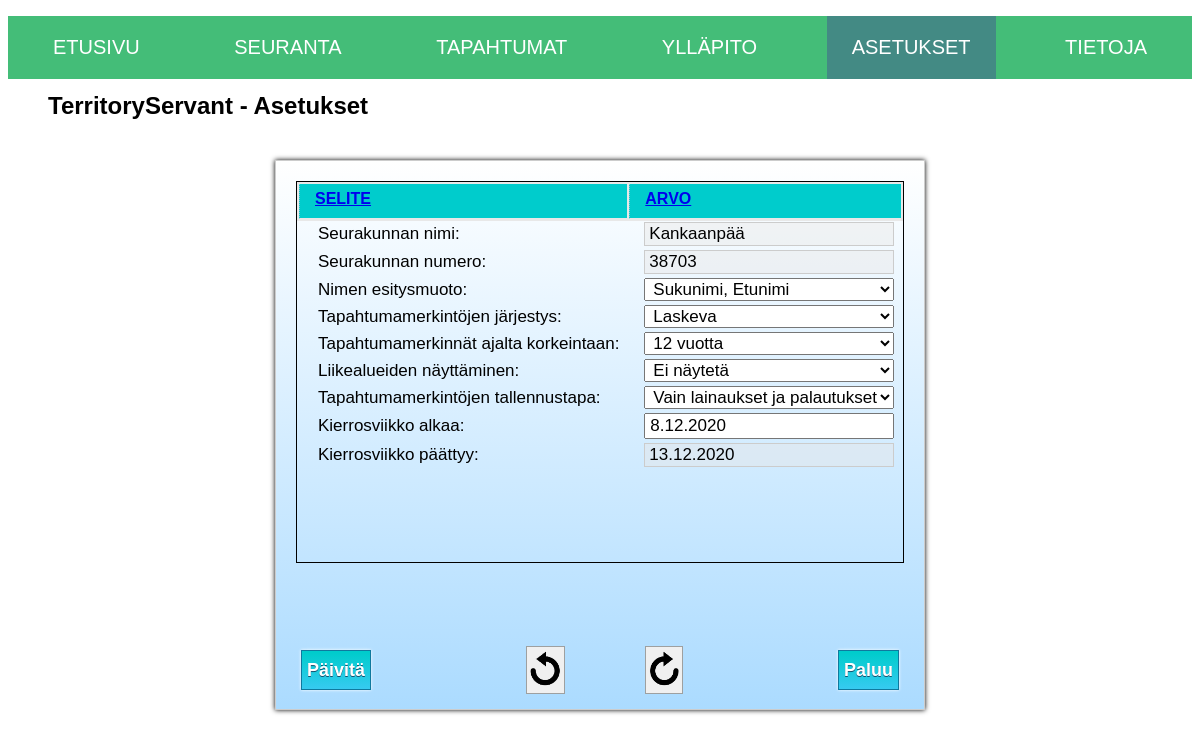
The page /index.php/settings_controller on the database as committed earlier.
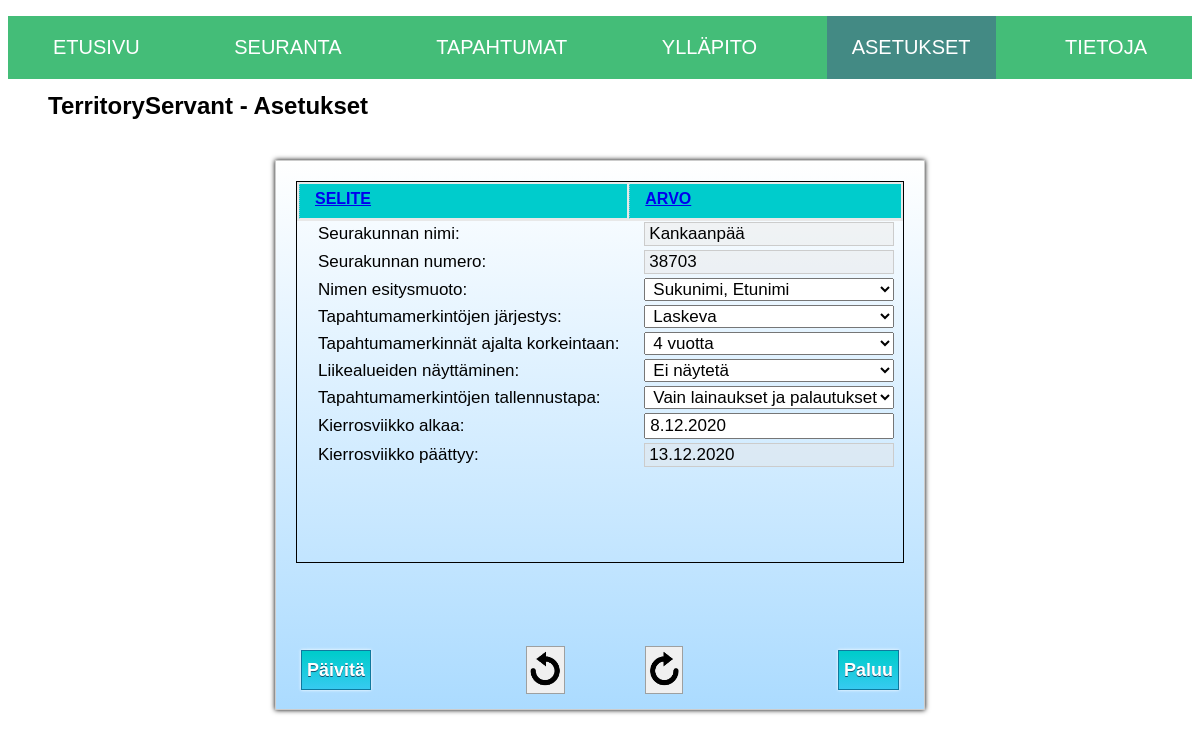
The same page on the database as committed later.
### tables this page shows
CREATE TABLE IF NOT EXISTS `settings` (
  `setting_id` int(11) UNSIGNED NOT NULL AUTO_INCREMENT,
  `setting_order_id` int(11) UNSIGNED NOT NULL,
  `setting_input_type` varchar(20) NOT NULL,
  `setting_input_id` varchar(30) NOT NULL,
  `setting_desc` varchar(40) DEFAULT NULL,
  `setting_value` varchar(30) DEFAULT NULL,
  `setting_admin` tinyint(1) UNSIGNED DEFAULT '0',
  PRIMARY KEY (`setting_id`)
);

### application/controllers/Settings_controller.php (called while the page is built, shortened)
<?php
class Settings_controller extends CI_Controller
{
    public function __construct()
    {
        $this->load->model('Settings_model');
        $this->load->model('UndoRedoStack');
    }
    public function display($sort_by = 'setting_order_id', $sort_order = 'asc')
    {
        $territory_view_state_data = array(
            'sort_by'         => $sort_by,
            'sort_order'      => $sort_order
        );
        $this->session->set_userdata($territory_view_state_data);
        $data['admin'] = $this->session->userdata('admin');
        $data['display_fields'] = array(
            'setting_id'	     => 'id',
            'setting_order_id'	 => 'numero',
            'setting_input_type' => 'tyyppi',
            'setting_input_id'	 => 'piilokenttäid',
            'setting_desc'   	 => 'selite',
            'setting_value'	     => 'arvo',
            'setting_admin'	     => 'admin'
        );
        $data['database_fields'] = array(
            'setting_id'	     => 'id',
            'setting_order_id'	 => 'numero',
            'setting_input_type' => 'tyyppi',
            'setting_input_id'	 => 'piilokenttäid',
            'setting_desc'	     => 'selite',
            'setting_value'	     => 'arvo',
            'setting_admin'	     => 'admin'
        );
        $data['table_not_found'] = "";
        if ($this->Settings_model->tableExists('settings')) {
            $results = $this->Settings_model->search($data['database_fields'], $sort_by, $sort_order);
        } else {
            $data['table_not_found'] = "Taulu 'settings' ei ole käytössä. Päivitykset eivät ehkä jää voimaan pysyvästi.";
            $results = $this->Settings_model->get_settings_offline();
        }
        $data['settings'] = $this->create_displayrows($results);
        $this->Settings_model->set_settings($results);
        $data['sort_by'] = $sort_by;
        $data['sort_order'] = $sort_order;
        $terrCodePresentationOptions = array(
            'X999'  => 'X999',
            'I/999' => 'I/999',
            '999'   => '999',
        );
        $data['terrCodePresentationOptions'] = $terrCodePresentationOptions;
        $namePresentationOptions = array(
            '0'     => 'Etunimi Sukunimi',
            '1'     => 'Sukunimi, Etunimi'
        );
        $data['namePresentationOptions'] = $namePresentationOptions;
        $eventOrderOptions = array(
            'ASC'   => 'Nouseva',
            'DESC'  => 'Laskeva'
        );
        $data['eventOrderOptions'] = $eventOrderOptions;
        $archiveYearsOptions = array(
            '2'     => '2 vuotta',
            '3'     => '3 vuotta',
            '4'     => '4 vuotta',
            '5'     => '5 vuotta',
            '6'     => '6 vuotta',
            '7'     => '7 vuotta',
            '8'     => '8 vuotta',
            '9'     => '9 vuotta',
            '10'    => '10 vuotta',
            '11'    => '11 vuotta',
            '12'    => '12 vuotta',
            '99'    => 'kaikki'
        );
        $data['archiveYearsOptions'] = $archiveYearsOptions;
        $btSwitchOptions = array(
            '0'     => 'Ei näytetä',
            '1'     => 'Näytetään'
        );
        $data['btSwitchOptions'] = $btSwitchOptions;
        $eventSaveSwitchOptions = array(
            '0'     => 'Vain lainaukset ja palautukset',
            '1'     => 'Kaikki merkitsemiset'
        );
        $data['eventSaveSwitchOptions'] = $eventSaveSwitchOptions;
        $numargs = func_num_args();
        if ($numargs == 0) {
            $undo_redo_stack = new UndoRedoStack();
        } else {
            if (!isset($_SESSION['undo_redo_setting_edit'])) {
                $undo_redo_stack = new UndoRedoStack();
            } else {
                $undo_redo_stack = unserialize($_SESSION['undo_redo_setting_edit']);
            }
        }
        $data['can_undo'] = $undo_redo_stack->can_undo();
        $data['can_redo'] = $undo_redo_stack->can_redo();
        $this->load->view('settings_view', $data);
    }
    private function create_displayrows($results)
    {
        $r = array();
        foreach ($results['rows'] as $fetched_row) {
            $resultrow = new stdClass;
            foreach ($fetched_row as $key=>$value) {
                switch ($key) {
                    case "setting_id":
                    case "setting_order_id":
                    case "setting_input_type":
                    case "setting_input_id":
                    case "setting_desc":
                    case "setting_value":
                    case "setting_admin":
                        $resultrow->$key = $value;
                        break;
                }
            }
            $r[] = $resultrow;
        }
        return $r;
    }
    public function index()
    {
        $this->display();
    }
}

### index.php (called while the page is built, shortened)
<?php
require_once BASEPATH.'core/CodeIgniter.php';

### application/models/Settings_model.php (called while the page is built, shortened)
<?php
class Settings_model extends CI_Model
{
    public function search($fields, $sort_by, $sort_order)
    {
        $sort_order = ($sort_order == 'desc') ? 'desc' : 'asc';
        $sort_columns = array();
        foreach ($fields as $field_name => $field_display) {
            $sort_columns[] = $field_name;
        }
        $sort_by = (in_array($sort_by, $sort_columns)) ? $sort_by : 'setting_order_id';
        $fetch_columns = array();
        foreach ($fields as $field_name => $field_display) {
            $fetch_columns[] = $field_name;
        }
        $query = $this->db->select($fetch_columns)
        ->from('settings');
        switch ($sort_by) {
            case "setting_order_id":
            case "setting_admin":
            case "setting_input_type":
            case "setting_input_id":
                $query = $this->db->order_by($sort_by, $sort_order);
                break;
        }
        $ret['rows'] = $query->get()->result();
        return $ret;
    }
    public function tableExists($table)
    {
        $db_debug = $this->db->db_debug;
        $this->db->db_debug = false;
        try {
            $this->db->db_debug = $db_debug;
            return TRUE;
        } catch (Exception $e) {
            $this->db->db_debug = $db_debug;
            return FALSE;
        }
    }
}

### application/views/settings_view.php (the view, shortened to what the rows shown need)
<!DOCTYPE html>
<html lang="en">
<head>
  <link rel="stylesheet" type="text/css" href="<?php echo base_url("assets/css/navbar.css"); ?>">
  <link rel="stylesheet" type="text/css" href="<?php echo base_url("assets/css/settings.css"); ?>">
  <link type="text/css" rel="stylesheet" href="<?php echo base_url('assets/jquery-ui-1.12.1/jquery-ui.css'); ?>" />
</head>
<body>
  <div id="wrapper">
   <div class="headerArea">
      <h1>TerritoryServant - Asetukset</h1>
    </div>
    <div id="content">
      <?php
        $form_open_parameter = "Settings_controller/check_update";
        $attributes = ['id' => 'settings_form'];
        echo form_open($form_open_parameter,$attributes);
      ?>
        <div class="tableWrap">
          <table id="table2" class="order-table table">
            <thead>
              <tr>
                <?php foreach ($display_fields as $field_name => $field_display) {
                  switch ($field_name) {
                      case "setting_id":
                      case "setting_order_id":
                      case "setting_input_type":
                      case "setting_input_id":
                      case "setting_admin":
                          break;
                      case "setting_desc":
                      case "setting_value":
                          ?>
                          <th <?php if ($sort_by == $field_name) echo "class=\"sort_" . $sort_order . "\"" ?>><span>
                              <?php $hdrurl = base_url("index.php/Settings_controller/display") . "/" . $field_name . "/" .
                                  (($sort_order == 'asc' && $sort_by == $field_name) ? 'desc' : 'asc'); ?>
                              <a id="<?php echo $field_display; ?>"
                                 href="<?php echo $hdrurl; ?>"><?php echo $field_display; ?></a>
                          </span></th>
                          <?php
                          break;
                  }
                }  ?>
              </tr>
            </thead>
            <tbody>
              <?php $rowidx = 0; ?>
              <?php foreach ($settings as $setting) { ?>
                <?php if (($setting->setting_admin == "0") || ($setting->setting_admin == "1" && $admin == "1")) { ?>
                <tr>
                  <?php $rowidx++; ?>
                  <?php foreach ($display_fields as $field_name => $field_display) {
                     $field_id_data = $field_name . $rowidx;
                     $field_name_data = $field_name . "[]";
                     $field_input_name_id = "input_". $field_name . $rowidx;
                     switch ($field_name) {
                         case "setting_desc": ?>
                             <td id="<?php echo $field_id_data; ?>">
                             <?php
                             $attributes = [
                                 'class' => $field_name
                             ];
                             echo form_label($setting->$field_name, $field_id_data, $attributes);
                             ?>
                             </td>
                             <?php
                             break;
                         case "setting_value": ?>
                             <td id="<?php echo $field_id_data; ?>">
                               <?php
                               switch ($setting->setting_input_type) {
                                   case "dropbox":
                                       $field_input_editing_id = $setting->setting_input_id;
                                       $js = [
                                           'id'       => $field_input_editing_id,
                                           'class'    => "dropdown_field",
                                           'onChange' => "jsDropdownChance(this, " . $field_input_name_id . ")"
                                       ];
                                       $options = $setting->setting_input_id . "Options";
                                       echo form_dropdown($field_input_editing_id, $$options, $setting->$field_name, $js);
                                       break;
                                   case "date":
                                   case "datereadonly":
                                       $field_input_editing_id = $setting->setting_input_id;
                                       $data = array();
                                       $data['type'] = 'text';
                                       $data['id'] = $field_input_editing_id;
                                       $data['name'] = $field_name_data;
                                       $data['value'] = set_value($field_input_editing_id, date('j.n.Y', strtotime($setting->$field_name)));
                                       if ($setting->setting_input_type == "datereadonly") {
                                           $data['readonly'] = 'readonly';
                                           $data['class'] = 'enableadminonly';
                                       } else {
                                           $data['class'] = $field_name;
                                       }
                                       echo form_input($data);
                                       break;
                                   case "adminreadonly":
                                       $data = array();
                                       $data['type'] = 'text';
                                       $data['id'] = $field_input_name_id;
                                       $data['name'] = $field_name_data;
                                       $data['value'] = $setting->$field_name;
                                       if (empty($admin)) {
                                           $data['readonly'] = 'readonly';
                                           $data['class'] = 'enableadminonly';
                                       } else {
                                           $data['class'] = $field_name;
                                       }
                                       echo form_input($data);
                                       break;
                               }
                               ?>
                             </td>
                             <?php
                             break;
                         default:
                             break;
                    }
                  }  ?>
                </tr>
                <?php } ?>
              <?php }  ?>
            </tbody>
          </table>
      </div>
    <?php echo form_close(); ?>
    </div>
  </div>
</body>
</html>

Rows that differ between the two databases and show on the page:
changed settings (number 5 of 9 on the later page): archiveYears "12 vuotta" → "4 vuotta"
